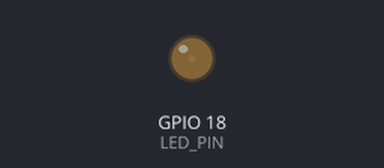
The program below on a simulated ESP32. Shown: output pins drawn as LEDs (lit = HIGH).

Above: at 0.05 s.
At 0.95 s:
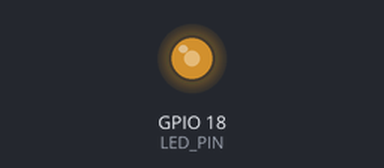
At 1.4 s:
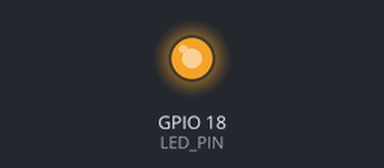
At 2.75 s:
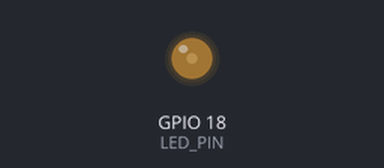
Timing chart, 0 to 7.0 s (numbered marks = the images above):
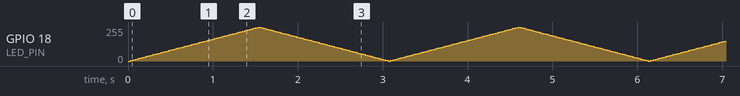

The program:

main.cpp
```cpp
#include <Arduino.h>

#define LEDC_CHANNEL_0 0
#define LEDC_TIMER_13_BIT 13
#define LEDC_BASE_FREQ 5000
#define LED_PIN 18

int brightness = 0;
int fadeAmount = 5;
void ledcAnalogWrite(uint8_t channel, uint32_t value, uint32_t valueMax = 255)
{
 uint32_t duty = (8191 / valueMax) * min(value, valueMax);
 ledcWrite(channel, duty);
}


void setup() {
 ledcSetup(LEDC_CHANNEL_0, LEDC_BASE_FREQ, LEDC_TIMER_13_BIT);
 ledcAttachPin(LED_PIN, LEDC_CHANNEL_0);
}

void loop() {
  ledcAnalogWrite(LEDC_CHANNEL_0, brightness);
  brightness = brightness + fadeAmount;
  if (brightness <= 0 || brightness >= 255) {
  fadeAmount = -fadeAmount;
  }
  delay(30);
 }
```
